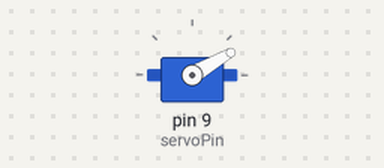
Bench run of a sketch on a simulated Arduino Uno, built with avr-gcc and run on an emulated ATmega328P. On the bench: servo.

Above: at 0.05 s.
At 0.6 s:
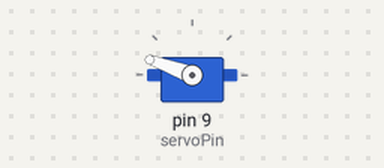
At 1.2 s:
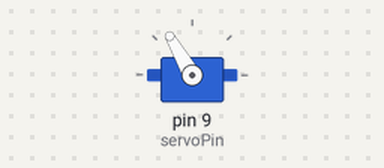
At 2.35 s:
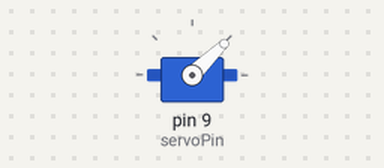
Timing chart, 0 to 6.9 s (numbered marks = the images above):
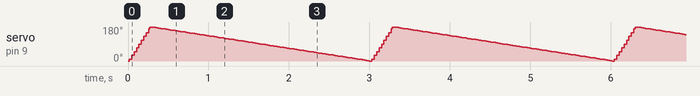

The sketch:

Servo.ino
```cpp
#include <Servo.h>

Servo AdServo;
int servoPin = 9;
void setup()
{
  //Attach the servo object
	AdServo.attach(servoPin);

}

void loop()
{
  // sweep the servo from 0 to 180 degrees in steps
  // of 10 degrees
  for (int i = 0; i <= 180; i += 10)
  {
    // tell servo to go to position in variable 'pos'
    AdServo.write(i);
    // wait 15 ms for servo to reach the position
    delay(15); // Wait for 15 millisecond(s)
  }
  for (int i = 180; i >= 0; i -= 1)
  {
    // tell servo to go to position in variable 'pos'
    AdServo.write(i);
    // wait 15 ms for servo to reach the position
    delay(15); // Wait for 15 millisecond(s)
  }
}
```
